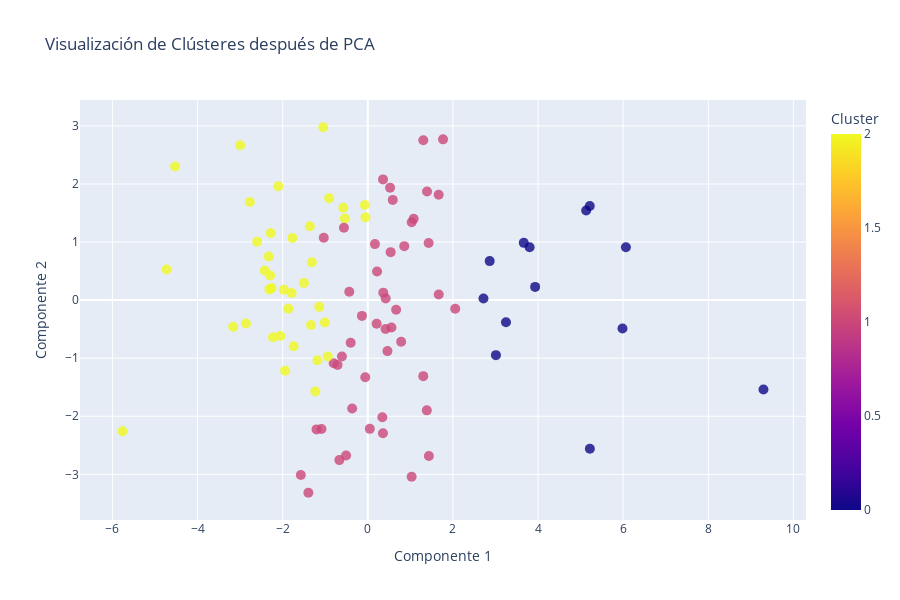

The notebook cell saved with this chart:
### Markdown cell above
## Análisis de estilos de juegos en el fútbol y su efectividad

### Code cell
import plotly.express as px

# Crear el gráfico de dispersión interactivo
fig = px.scatter(
    pca_df,
    x='Componente 1',
    y='Componente 2',
    color='Cluster',
    hover_data={'Componente 1': False, 'Componente 2': False, 'Cluster': True, 'Equipo': df['Equipo']},
    # color_continuous_scale='autumn',
    title='Visualización de Clústeres después de PCA'
)

# Ajustar el diseño
fig.update_traces(marker=dict(size=10, opacity=0.8))
fig.update_layout(
    width=900,
    height=600,
    legend_title_text='Cluster'
)

# Mostrar el gráfico
fig.show()

### Figure 1 — Plotly figure (JSON) as saved in the notebook; plotly's stock layout.template omitted (floating-point values rounded to 4 significant figures; data arrays with more than 128 entries replaced by an {"elided": "..."} marker saying what was removed)
{"data": [{"customdata": {"elided": "98x2 mixed values"}, "hovertemplate": "Cluster=%{marker.color}<br>Equipo=%{customdata[1]}<extra></extra>", "legendgroup": "", "marker": {"color": [2, 0, 1, 2, 0, 0, 1, 2, 2, 1, 2, 2, 2, 1, 2, 1, 2, 2, 1, 1, 1, 1, 1, 1, 1, 1, 1, 1, 1, 1, 1, 1, 1, 1, 1, 1, 0, 0, 1, 1, 2, 2, 1, 2, 2, 0, 1, 1, 1, 2, 2, 2, 1, 1, 0, 1, 1, 2, 2, 2, 2, 1, 2, 0, 1, 2, 2, 1, 1, 1, 1, 1, 2, 2, 1, 2, 0, 1, 2, 2, 2, 1, 1, 1, 0, 2, 1, 2, 0, 0, 2, 2, 2, 0, 2, 1, 2, 2], "coloraxis": "coloraxis", "opacity": 0.8, "size": 10, "symbol": "circle"}, "mode": "markers", "name": "", "orientation": "v", "showlegend": false, "type": "scatter", "x": [-2.292, 9.296, 0.3414, -2.329, 5.131, 3.01, 0.5563, -2.103, -1.232, 0.3572, -5.762, -1.972, -1.184, -0.4022, -0.9073, 1.031, -2.281, -1.943, -0.5107, 1.435, 0.3561, 0.04714, -1.205, -1.573, 1.303, -1.397, 0.6655, 0.7841, -0.8016, -0.7103, -0.3673, -0.6678, 1.03, -1.088, 1.387, 0.4619, 5.217, 6.064, 0.364, 0.4175, -0.5394, -1.772, -0.5608, -2.228, -1.742, 5.984, 1.665, 0.5369, -1.034, -2.773, -0.5759, -2.055, -0.4346, 0.2177, 3.802, 1.667, 0.1674, -1.048, -2.999, -3.163, -2.422, 0.5863, -1.334, 2.718, 1.304, -2.863, -1.867, 1.768, -0.6078, 2.054, 0.8568, 0.2078, -0.05555, -0.9397, 1.078, -2.261, 3.665, -0.1374, -1.008, -4.727, -1.79, -0.05986, 1.429, 1.391, 2.864, -0.06873, 0.5234, -1.141, 5.216, 3.247, -1.315, -1.502, -2.6, 3.931, -1.362, 0.42, -4.528, -2.31], "xaxis": "x", "y": [0.4252, -1.538, -2.017, 0.7512, 1.543, -0.9473, -0.4711, 1.96, -1.572, 2.079, -2.258, 0.18, -1.036, -0.7348, 1.756, 1.34, 1.157, -1.214, -2.675, -2.684, -2.291, -2.217, -2.226, -3.012, -1.309, -3.317, -0.1665, -0.7157, -1.086, -1.118, -1.867, -2.755, -3.041, -2.218, -1.898, -0.8777, -2.558, 0.9091, 0.1284, -0.4975, 1.405, 1.07, 1.245, -0.6401, -0.7926, -0.4884, 1.814, 0.8258, 1.073, 1.69, 1.591, -0.6192, 0.1446, 0.4925, 0.9116, 0.09652, 0.9646, 2.977, 2.667, -0.4604, 0.5104, 1.726, -0.4296, 0.02898, 2.753, -0.4035, -0.1487, 2.769, -0.9704, -0.1485, 0.9294, -0.4067, 1.427, -0.9718, 1.401, 0.2068, 0.9863, -0.2719, -0.3858, 0.5272, 0.1224, -1.327, 0.9838, 1.872, 0.6718, 1.637, 1.937, -0.1161, 1.621, -0.3801, 0.6527, 0.2953, 1.007, 0.2275, 1.273, 0.02989, 2.3, 0.1852], "yaxis": "y"}], "layout": {"coloraxis": {"colorbar": {"title": {"text": "Cluster"}}, "colorscale": [[0, "#0d0887"], [0.1111, "#46039f"], [0.2222, "#7201a8"], [0.3333, "#9c179e"], [0.4444, "#bd3786"], [0.5556, "#d8576b"], [0.6667, "#ed7953"], [0.7778, "#fb9f3a"], [0.8889, "#fdca26"], [1, "#f0f921"]]}, "height": 600, "legend": {"title": {"text": "Cluster"}, "tracegroupgap": 0}, "title": {"text": "Visualización de Clústeres después de PCA"}, "width": 900, "xaxis": {"anchor": "y", "domain": [0, 1], "title": {"text": "Componente 1"}}, "yaxis": {"anchor": "x", "domain": [0, 1], "title": {"text": "Componente 2"}}}}
